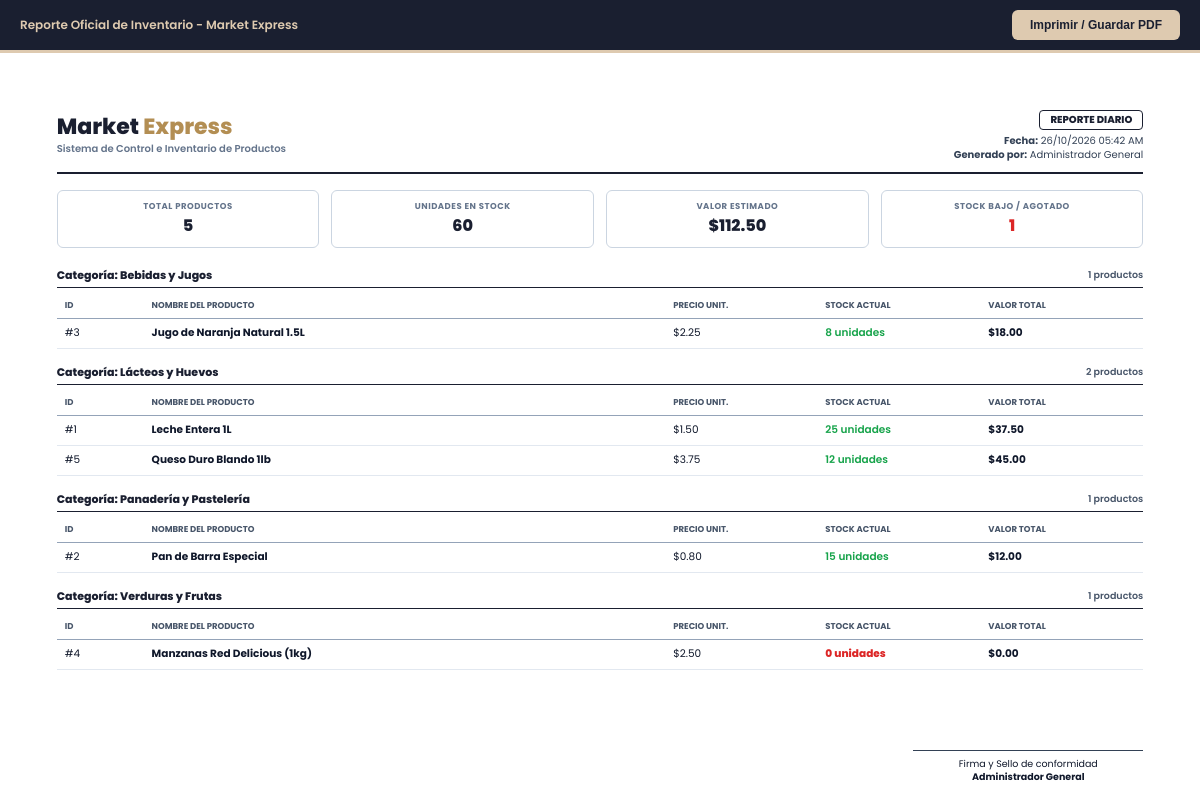
Page /reporte_inventario.php (signed in) on the committed database.
### tables this page shows
CREATE TABLE `categorias` (
  `id` int(11) NOT NULL,
  `nombre` varchar(50) NOT NULL,
  `icono` varchar(50) DEFAULT 'fa-box'
);

CREATE TABLE `productos` (
  `id` int(11) NOT NULL,
  `categoria_id` int(11) DEFAULT NULL,
  `nombre` varchar(100) NOT NULL,
  `precio` decimal(10,2) NOT NULL,
  `descuento` decimal(5,2) DEFAULT 0.00,
  `stock` int(11) DEFAULT 0,
  `imagen` varchar(255) DEFAULT 'default.png',
  `descripcion` text DEFAULT NULL
);

### reporte_inventario.php (the view, shortened to what this page needs)
<?php
require_once 'conexion.php';
$adminNombre = $_SESSION['nombre'] ?? 'Administrador General';
$tipoReporte = isset($_GET['tipo']) && $_GET['tipo'] === 'semanal' ? 'Semanal' : 'Diario';
$fechaGeneracion = date('d/m/Y h:i A');
$categorias = $pdo->query("SELECT * FROM categorias ORDER BY nombre ASC")->fetchAll();
$productos = $pdo->query("SELECT p.*, c.nombre AS categoria_nombre FROM productos p LEFT JOIN categorias c ON p.categoria_id = c.id ORDER BY c.nombre ASC, p.nombre ASC")->fetchAll();
$totalProductos = count($productos);
$totalStockUnidades = 0;
$valorTotalInventario = 0;
$productosStockBajo = 0;
foreach ($productos as $p) {
    $totalStockUnidades += intval($p['stock']);
    $valorTotalInventario += (floatval($p['precio']) * intval($p['stock']));
    if (intval($p['stock']) <= 5) {
        $productosStockBajo++;
    }
}
?>
<!DOCTYPE html>
<html lang="es">
<head>
</head>
<body>
    <div class="no-print-bar">
        <span>Reporte Oficial de Inventario - Market Express</span>
        <button class="btn-print" onclick="window.print()"> Imprimir / Guardar PDF</button>
    </div>
    <header class="report-header">
        <div>
            <h1 class="company-title">Market <span>Express</span></h1>
            <p class="company-subtitle">Sistema de Control e Inventario de Productos</p>
        </div>
        <div class="report-meta">
            <div class="report-badge">Reporte <?php echo $tipoReporte; ?></div>
            <div><strong>Fecha:</strong> <?php echo $fechaGeneracion; ?></div>
            <div><strong>Generado por:</strong> <?php echo htmlspecialchars($adminNombre); ?></div>
        </div>
    </header>
    <section class="summary-grid">
        <div class="summary-card">
            <div class="summary-title">Total Productos</div>
            <div class="summary-value"><?php echo $totalProductos; ?></div>
        </div>
        <div class="summary-card">
            <div class="summary-title">Unidades en Stock</div>
            <div class="summary-value"><?php echo number_format($totalStockUnidades); ?></div>
        </div>
        <div class="summary-card">
            <div class="summary-title">Valor Estimado</div>
            <div class="summary-value">$<?php echo number_format($valorTotalInventario, 2); ?></div>
        </div>
        <div class="summary-card">
            <div class="summary-title">Stock Bajo / Agotado</div>
            <div class="summary-value" style="color: <?php echo $productosStockBajo > 0 ? '#dc2626' : '#16a34a'; ?>;"><?php echo $productosStockBajo; ?></div>
        </div>
    </section>
    <?php foreach ($categorias as $cat):
        $prodsCategoria = array_filter($productos, function($item) use ($cat) {
            return $item['categoria_id'] == $cat['id'];
        });
    ?>
        <div class="table-category-header">
            <span>Categoría: <?php echo htmlspecialchars($cat['nombre']); ?></span>
            <span style="font-weight: 600; font-size: 9.5px; color: #475569;"><?php echo count($prodsCategoria); ?> productos</span>
        </div>
        <table class="inventory-table">
            <thead>
                <tr>
                    <th style="width: 8%;">ID</th>
                    <th style="width: 48%;">Nombre del Producto</th>
                    <th style="width: 14%;">Precio Unit.</th>
                    <th style="width: 15%;">Stock Actual</th>
                    <th style="width: 15%;">Valor Total</th>
                </tr>
            </thead>
            <tbody>
                <?php foreach ($prodsCategoria as $p):
                    $subtotalValor = $p['precio'] * $p['stock'];
                    $stockClass = 'status-ok';
                    if ($p['stock'] <= 0) $stockClass = 'status-out';
                    elseif ($p['stock'] <= 5) $stockClass = 'status-low';
                ?>
                    <tr>
                        <td>#<?php echo $p['id']; ?></td>
                        <td><strong><?php echo htmlspecialchars($p['nombre']); ?></strong></td>
                        <td>$<?php echo number_format($p['precio'], 2); ?></td>
                        <td class="<?php echo $stockClass; ?>"><?php echo $p['stock']; ?> unidades</td>
                        <td><strong>$<?php echo number_format($subtotalValor, 2); ?></strong></td>
                    </tr>
                <?php endforeach; ?>
            </tbody>
        </table>
    <?php endforeach; ?>
    <footer class="report-footer">
        <div class="signature-box">
            Firma y Sello de conformidad<br>
            <strong><?php echo htmlspecialchars($adminNombre); ?></strong>
        </div>
    </footer>
</body>
</html>

### reporte_inventario.php (style rules this page uses)
body { font-family: 'Poppins', sans-serif; color: #0f172a; background: #ffffff; margin: 0; padding: 12mm 15mm 15mm 15mm; font-size: 11px; line-height: 1.4; box-sizing: border-box; }
.no-print-bar { background: #1a1f30; color: #ffffff; padding: 10px 20px; display: flex; justify-content: space-between; align-items: center; margin: -12mm -15mm 15mm -15mm; border-bottom: 3px solid #decab0; }
.no-print-bar span { font-size: 12px; color: #decab0; font-weight: 600; }
.btn-print { background: #decab0; color: #1a1f30; border: none; padding: 8px 18px; font-weight: 700; font-size: 12px; border-radius: 6px; cursor: pointer; }
.report-header { display: flex; justify-content: space-between; align-items: center; border-bottom: 2px solid #1a1f30; padding-bottom: 10px; margin-bottom: 16px; }
.company-title { font-size: 22px; font-weight: 800; color: #1a1f30; margin: 0; line-height: 1; }
.company-title span { color: #b38e53; }
.company-subtitle { font-size: 10px; color: #64748b; margin: 4px 0 0 0; font-weight: 600; }
.report-meta { text-align: right; font-size: 10px; color: #334155; }
.report-badge { display: inline-block; border: 1px solid #1a1f30; color: #1a1f30; padding: 2px 10px; border-radius: 4px; font-weight: 800; font-size: 10px; margin-bottom: 4px; text-transform: uppercase; }
.summary-grid { display: grid; grid-template-columns: repeat(4, 1fr); gap: 12px; margin-bottom: 20px; }
.summary-card { background: #ffffff; border: 1px solid #cbd5e1; border-radius: 6px; padding: 10px 12px; text-align: center; }
.summary-title { font-size: 8.5px; color: #64748b; text-transform: uppercase; font-weight: 700; letter-spacing: 0.5px; }
.summary-value { font-size: 16px; font-weight: 800; color: #1a1f30; margin-top: 2px; }
.table-category-header { font-size: 11px; font-weight: 800; color: #1a1f30; border-bottom: 1.5px solid #1a1f30; padding-bottom: 4px; margin-top: 16px; margin-bottom: 6px; display: flex; justify-content: space-between; }
table.inventory-table { width: 100%; border-collapse: collapse; font-size: 10.5px; margin-bottom: 12px; }
table.inventory-table th { background: #ffffff; color: #475569; text-align: left; padding: 6px 8px; font-weight: 700; text-transform: uppercase; font-size: 8.5px; border-bottom: 1px solid #94a3b8; }
table.inventory-table td { padding: 7px 8px; border-bottom: 1px solid #e2e8f0; vertical-align: middle; }
.status-out { color: #dc2626; font-weight: 800; }
.status-ok { color: #16a34a; font-weight: 600; }
.report-footer { margin-top: 20px; display: flex; justify-content: flex-end; }
.signature-box { text-align: center; width: 230px; border-top: 1px solid #334155; padding-top: 6px; margin-top: 60px; color: #0f172a; font-size: 9.5px; }

### rows in the picture
categorias: nombre "Bebidas y Jugos", count($prodsCategoria) "1"
productos: id "3", nombre "Jugo de Naranja Natural 1.5L", precio "2.25", stock "8", subtotalValor "18.00"
categorias: nombre "Lácteos y Huevos", count($prodsCategoria) "2"
productos: id "1", nombre "Leche Entera 1L", precio "1.50", stock "25", subtotalValor "37.50"
productos: id "5", nombre "Queso Duro Blando 1lb", precio "3.75", stock "12", subtotalValor "45.00"
categorias: nombre "Panadería y Pastelería", count($prodsCategoria) "1"
productos: id "2", nombre "Pan de Barra Especial", precio "0.80", stock "15", subtotalValor "12.00"
categorias: nombre "Verduras y Frutas", count($prodsCategoria) "1"
productos: id "4", nombre "Manzanas Red Delicious (1kg)", precio "2.50", stock "0", subtotalValor "0.00"

### other values in the picture
$tipoReporte "DIARIO"
$adminNombre "Administrador General"
$totalProductos "5"
$totalStockUnidades "60"
$valorTotalInventario "112.50"
$productosStockBajo "1"
